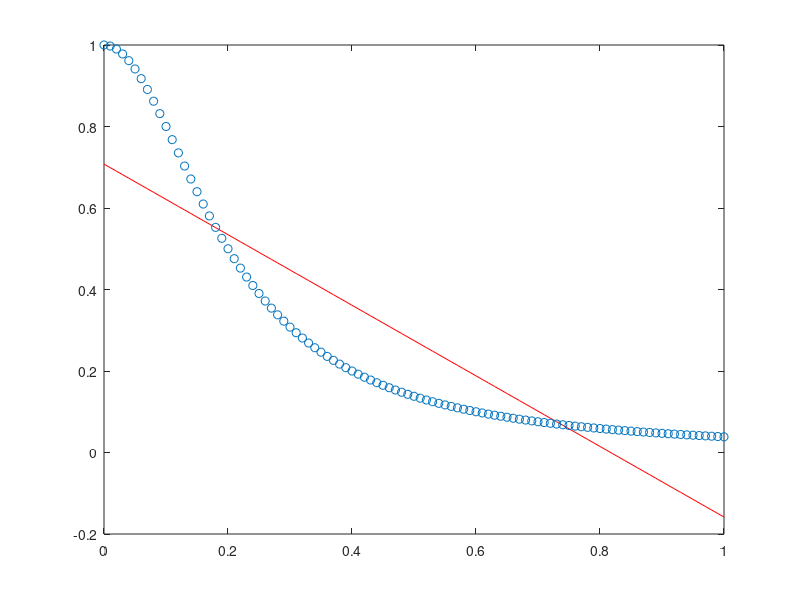

The MATLAB script that drew this image:
clear all; close all; clc;
f = @(x) 1./(1+25*x.^2);
p0 = @(x) 1;
p1 = @(x) x;

alpha = sqrt(1/3);
g2pt = @(a, b, n, f) (b-a)/n/2*sum(f(((b-a)/n/2:(b-a)/n:b)-alpha*(b-a)/n/2) + f(((b-a)/n/2:(b-a)/n:b)+alpha*(b-a)/n/2));
g = @(x) f(x).*p1(x);

a = 0;
b = 1;
n = 128;
b1 = g2pt(a,b,n,g);
b0 = g2pt(a,b,n,f);
h = @(x) p0(x).*p0(x);
B11 = 1;
h = @(x) p0(x).*p1(x);
B12 = g2pt(a,b,n,h);
B21 = g2pt(a,b,n,h);
h = @(x) p1(x).*p1(x);
B22 = g2pt(a,b,n,h);
B = [B11, B12; B21, B22];
b = [b0;b1];
c = linsolve(B,b);
x = [a:0.01:1];
v = c(1) + c(2)*x;
plot(x,v,'r-', x,f(x),'o')